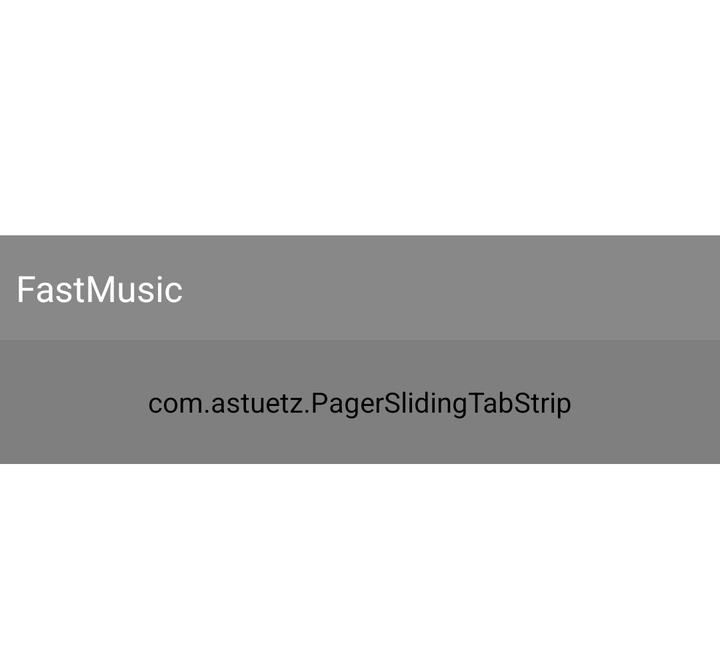
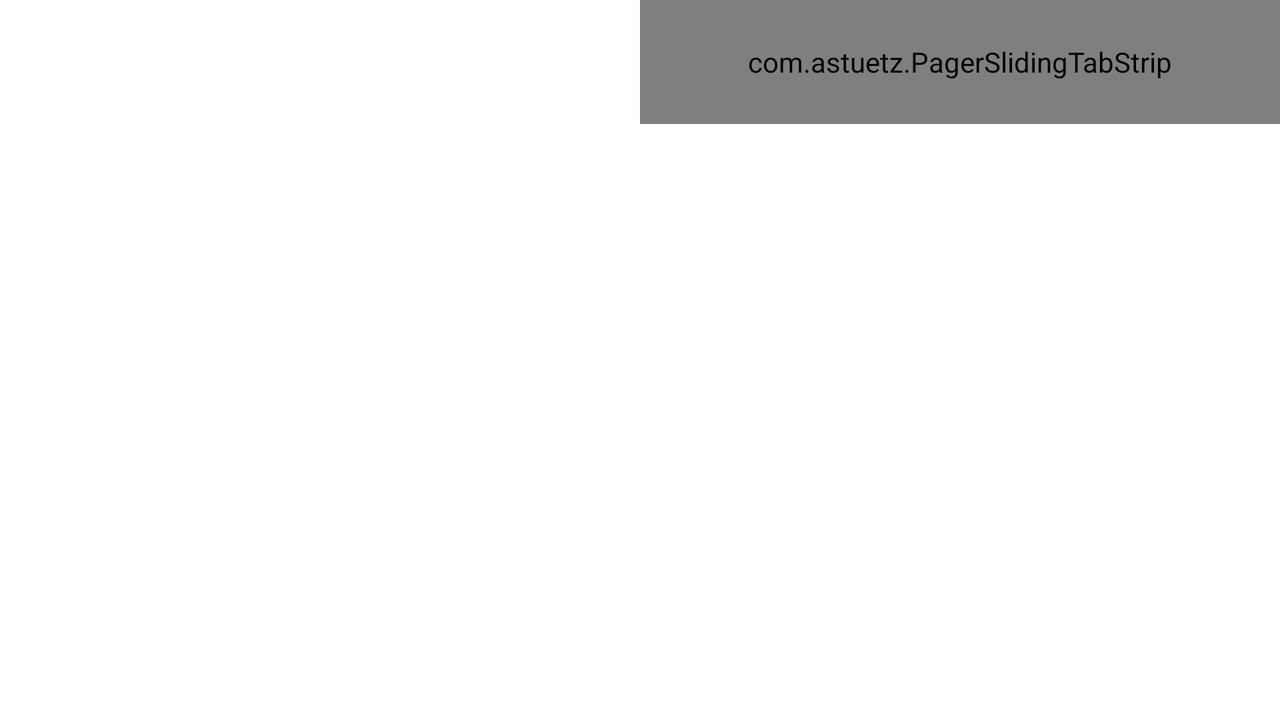

Compare how this app lays out the same screen by default and in its alternative resource folder. The renders come first, then the two layout files and the values they reference.
<!-- AndroidManifest.xml: application theme AppTheme -->
<!-- res/layout/fragment_quick_contact.xml -->
<?xml version="1.0" encoding="utf-8"?>
<RelativeLayout xmlns:android="http://schemas.android.com/apk/res/android"
    xmlns:app="http://schemas.android.com/apk/res-auto"
    xmlns:tools="http://schemas.android.com/tools"
    android:layout_width="match_parent"
    android:layout_height="wrap_content" >

    <ImageView
        android:id="@+id/image"
        android:layout_width="match_parent"
        android:layout_height="170dip"
        android:scaleType="centerCrop"
        android:src="@drawable/contact" />

    <TextView
        android:layout_width="match_parent"
        android:layout_height="wrap_content"
        android:layout_alignBottom="@+id/image"
        android:background="#77000000"
        android:paddingBottom="14dip"
        android:paddingLeft="8dip"
        android:paddingTop="14dip"
        android:text="@string/app_name"
        android:textColor="#FFFFFFFF"
        android:textSize="18sp" />

    <com.astuetz.PagerSlidingTabStrip
        android:id="@+id/tabs"
        android:layout_width="match_parent"
        android:layout_height="62dip"
        android:layout_below="@+id/image"
        android:background="@drawable/background_tabs_diagonal"
        app:pstsDividerColor="#00000000"
        app:pstsIndicatorColor="#FF33B5E6"
        app:pstsTabPaddingLeftRight="14dip"
        app:pstsUnderlineColor="#FF33B5E6" />

    <android.support.v4.view.ViewPager
        android:id="@+id/pager"
        android:layout_width="match_parent"
        android:layout_height="96dip"
        android:layout_below="@+id/tabs" />

</RelativeLayout>
<!-- resources referenced by this layout -->
<resources>
  <string name="app_name">FastMusic</string>
  <!-- from res/values-v19/ -->
  <style name="AppTheme" parent="AppBaseTheme">
          <item name="android:windowTranslucentStatus">true</item>
          <item name="android:windowTranslucentNavigation">true</item>
          <item name="android:fitsSystemWindows">true</item>
      </style>
  <!-- from res/values-v19/ -->
  <style name="AppBaseTheme" parent="android:Theme.Holo.Light.DarkActionBar" />
</resources>
<!-- res/layout-land/fragment_quick_contact.xml (the repository's variant of the layout above) -->
<!-- drawn on the phone turned sideways -->
<?xml version="1.0" encoding="utf-8"?>
<RelativeLayout xmlns:android="http://schemas.android.com/apk/res/android"
    xmlns:app="http://schemas.android.com/apk/res-auto"
    xmlns:tools="http://schemas.android.com/tools"
    android:layout_width="match_parent"
    android:layout_height="wrap_content" >

    <ImageView
        android:id="@+id/image"
        android:layout_width="match_parent"
        android:layout_height="wrap_content"
        android:layout_alignParentLeft="true"
        android:layout_toLeftOf="@+id/center"
        android:scaleType="centerCrop"
        android:src="@drawable/contact" />

    <TextView
        android:layout_width="wrap_content"
        android:layout_height="wrap_content"
        android:layout_alignBottom="@+id/image"
        android:layout_alignParentLeft="true"
        android:layout_toLeftOf="@+id/center"
        android:background="#77000000"
        android:paddingBottom="14dip"
        android:paddingLeft="8dip"
        android:paddingTop="14dip"
        android:text="@string/app_name"
        android:textColor="#FFFFFFFF"
        android:textSize="18sp" />

    <View
        android:id="@+id/center"
        android:layout_width="0dip"
        android:layout_height="match_parent"
        android:layout_centerHorizontal="true" />

    <com.astuetz.PagerSlidingTabStrip
        android:id="@+id/tabs"
        android:layout_width="wrap_content"
        android:layout_height="62dip"
        android:layout_alignParentRight="true"
        android:layout_toRightOf="@+id/center"
        android:background="@drawable/background_tabs_diagonal"
        app:pstsDividerColor="#00000000"
        app:pstsIndicatorColor="#FF33B5E6"
        app:pstsTabPaddingLeftRight="14dip"
        app:pstsUnderlineColor="#FF33B5E6" />

    <android.support.v4.view.ViewPager
        android:id="@+id/pager"
        android:layout_width="wrap_content"
        android:layout_height="wrap_content"
        android:layout_alignParentRight="true"
        android:layout_below="@+id/tabs"
        android:layout_toRightOf="@+id/center" />

</RelativeLayout>
